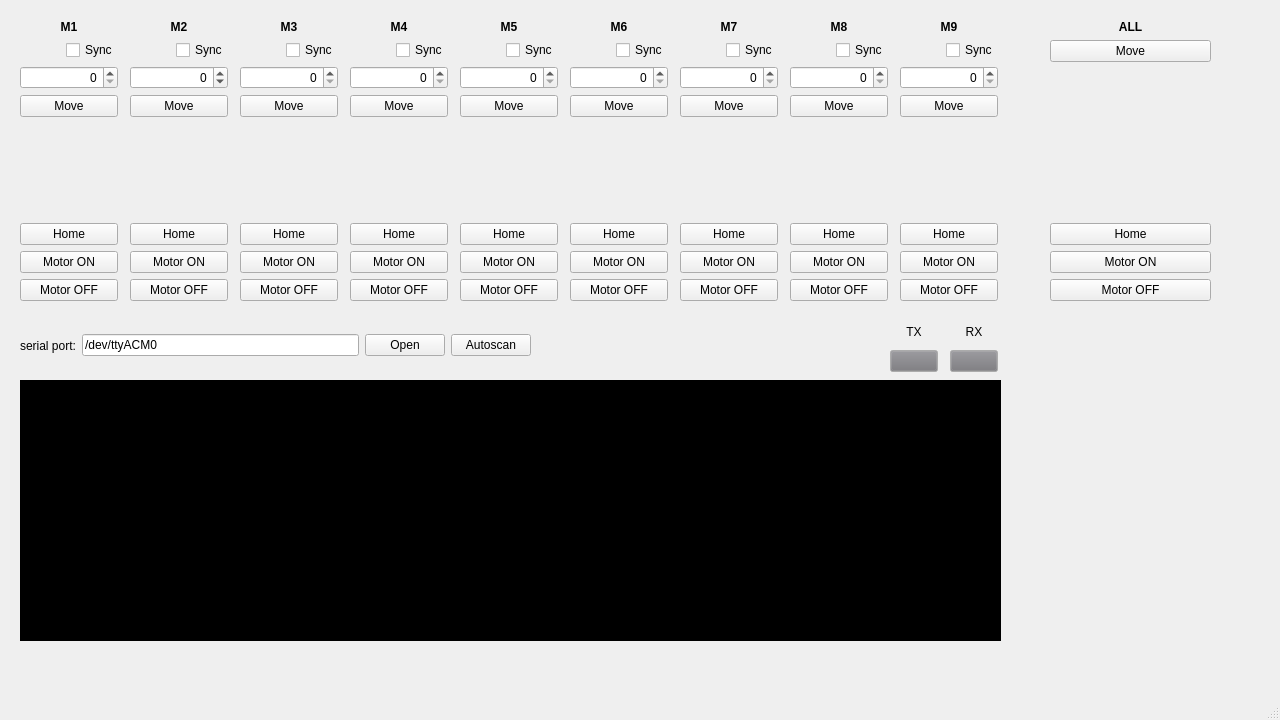
<?xml version="1.0" encoding="UTF-8"?>
<ui version="4.0">
 <class>MainWindow</class>
 <widget class="QMainWindow" name="MainWindow">
  <property name="geometry">
   <rect>
    <x>0</x>
    <y>0</y>
    <width>1280</width>
    <height>720</height>
   </rect>
  </property>
  <property name="windowTitle">
   <string>MainWindow</string>
  </property>
  <property name="autoFillBackground">
   <bool>false</bool>
  </property>
  <widget class="QWidget" name="centralwidget">
   <widget class="QWidget" name="verticalLayoutWidget">
    <property name="geometry">
     <rect>
      <x>20</x>
      <y>20</y>
      <width>98</width>
      <height>281</height>
     </rect>
    </property>
    <layout class="QVBoxLayout" name="m1Layout">
     <property name="leftMargin">
      <number>0</number>
     </property>
     <item>
      <widget class="QLabel" name="m1Label">
       <property name="enabled">
        <bool>true</bool>
       </property>
       <property name="font">
        <font>
         <bold>true</bold>
        </font>
       </property>
       <property name="frameShape">
        <enum>QFrame::Shape::NoFrame</enum>
       </property>
       <property name="text">
        <string>M1</string>
       </property>
       <property name="textFormat">
        <enum>Qt::TextFormat::AutoText</enum>
       </property>
       <property name="alignment">
        <set>Qt::AlignmentFlag::AlignCenter</set>
       </property>
      </widget>
     </item>
     <item>
      <layout class="QHBoxLayout" name="horizontalLayout">
       <item>
        <spacer name="horizontalSpacer">
         <property name="orientation">
          <enum>Qt::Orientation::Horizontal</enum>
         </property>
         <property name="sizeHint" stdset="0">
          <size>
           <width>40</width>
           <height>20</height>
          </size>
         </property>
        </spacer>
       </item>
       <item>
        <widget class="QCheckBox" name="m1Sync">
         <property name="layoutDirection">
          <enum>Qt::LayoutDirection::LeftToRight</enum>
         </property>
         <property name="text">
          <string>Sync</string>
         </property>
        </widget>
       </item>
      </layout>
     </item>
     <item>
      <widget class="QSpinBox" name="m1MoveVal">
       <property name="layoutDirection">
        <enum>Qt::LayoutDirection::LeftToRight</enum>
       </property>
       <property name="alignment">
        <set>Qt::AlignmentFlag::AlignRight|Qt::AlignmentFlag::AlignTrailing|Qt::AlignmentFlag::AlignVCenter</set>
       </property>
      </widget>
     </item>
     <item>
      <widget class="QPushButton" name="m1MoveSolo">
       <property name="text">
        <string>Move</string>
       </property>
      </widget>
     </item>
     <item>
      <spacer name="verticalSpacer">
       <property name="orientation">
        <enum>Qt::Orientation::Vertical</enum>
       </property>
       <property name="sizeHint" stdset="0">
        <size>
         <width>50</width>
         <height>25</height>
        </size>
       </property>
      </spacer>
     </item>
     <item>
      <widget class="QPushButton" name="m1Home">
       <property name="text">
        <string>Home</string>
       </property>
      </widget>
     </item>
     <item>
      <widget class="QPushButton" name="m1On">
       <property name="text">
        <string>Motor ON</string>
       </property>
      </widget>
     </item>
     <item>
      <widget class="QPushButton" name="m1Off">
       <property name="text">
        <string>Motor OFF</string>
       </property>
      </widget>
     </item>
    </layout>
   </widget>
   <widget class="QTextBrowser" name="terminal">
    <property name="geometry">
     <rect>
      <x>20</x>
      <y>380</y>
      <width>981</width>
      <height>261</height>
     </rect>
    </property>
    <property name="styleSheet">
     <string notr="true">background-color: rgb(0, 0, 0);</string>
    </property>
    <property name="frameShape">
     <enum>QFrame::Shape::Box</enum>
    </property>
    <property name="frameShadow">
     <enum>QFrame::Shadow::Plain</enum>
    </property>
    <property name="lineWidth">
     <number>4</number>
    </property>
   </widget>
   <widget class="QWidget" name="verticalLayoutWidget_2">
    <property name="geometry">
     <rect>
      <x>130</x>
      <y>20</y>
      <width>98</width>
      <height>281</height>
     </rect>
    </property>
    <layout class="QVBoxLayout" name="m2Layout">
     <property name="leftMargin">
      <number>0</number>
     </property>
     <item>
      <widget class="QLabel" name="m2Label">
       <property name="enabled">
        <bool>true</bool>
       </property>
       <property name="font">
        <font>
         <bold>true</bold>
        </font>
       </property>
       <property name="frameShape">
        <enum>QFrame::Shape::NoFrame</enum>
       </property>
       <property name="text">
        <string>M2</string>
       </property>
       <property name="textFormat">
        <enum>Qt::TextFormat::AutoText</enum>
       </property>
       <property name="alignment">
        <set>Qt::AlignmentFlag::AlignCenter</set>
       </property>
      </widget>
     </item>
     <item>
      <layout class="QHBoxLayout" name="horizontalLayout_2">
       <item>
        <spacer name="horizontalSpacer_2">
         <property name="orientation">
          <enum>Qt::Orientation::Horizontal</enum>
         </property>
         <property name="sizeHint" stdset="0">
          <size>
           <width>40</width>
           <height>20</height>
          </size>
         </property>
        </spacer>
       </item>
       <item>
        <widget class="QCheckBox" name="m2Sync">
         <property name="layoutDirection">
          <enum>Qt::LayoutDirection::LeftToRight</enum>
         </property>
         <property name="text">
          <string>Sync</string>
         </property>
        </widget>
       </item>
      </layout>
     </item>
     <item>
      <widget class="QSpinBox" name="m2MoveVal">
       <property name="layoutDirection">
        <enum>Qt::LayoutDirection::LeftToRight</enum>
       </property>
       <property name="alignment">
        <set>Qt::AlignmentFlag::AlignRight|Qt::AlignmentFlag::AlignTrailing|Qt::AlignmentFlag::AlignVCenter</set>
       </property>
       <property name="minimum">
        <number>-10000</number>
       </property>
       <property name="singleStep">
        <number>10</number>
       </property>
      </widget>
     </item>
     <item>
      <widget class="QPushButton" name="m2Move">
       <property name="text">
        <string>Move</string>
       </property>
      </widget>
     </item>
     <item>
      <spacer name="verticalSpacer_2">
       <property name="orientation">
        <enum>Qt::Orientation::Vertical</enum>
       </property>
       <property name="sizeHint" stdset="0">
        <size>
         <width>50</width>
         <height>25</height>
        </size>
       </property>
      </spacer>
     </item>
     <item>
      <widget class="QPushButton" name="m2Home">
       <property name="text">
        <string>Home</string>
       </property>
      </widget>
     </item>
     <item>
      <widget class="QPushButton" name="m2MotorOn">
       <property name="text">
        <string>Motor ON</string>
       </property>
      </widget>
     </item>
     <item>
      <widget class="QPushButton" name="m2MotorOff">
       <property name="text">
        <string>Motor OFF</string>
       </property>
      </widget>
     </item>
    </layout>
   </widget>
   <widget class="QWidget" name="verticalLayoutWidget_3">
    <property name="geometry">
     <rect>
      <x>240</x>
      <y>20</y>
      <width>98</width>
      <height>281</height>
     </rect>
    </property>
    <layout class="QVBoxLayout" name="m3Layout">
     <property name="leftMargin">
      <number>0</number>
     </property>
     <item>
      <widget class="QLabel" name="m3Label">
       <property name="enabled">
        <bool>true</bool>
       </property>
       <property name="font">
        <font>
         <bold>true</bold>
        </font>
       </property>
       <property name="frameShape">
        <enum>QFrame::Shape::NoFrame</enum>
       </property>
       <property name="text">
        <string>M3</string>
       </property>
       <property name="textFormat">
        <enum>Qt::TextFormat::AutoText</enum>
       </property>
       <property name="alignment">
        <set>Qt::AlignmentFlag::AlignCenter</set>
       </property>
      </widget>
     </item>
     <item>
      <layout class="QHBoxLayout" name="horizontalLayout_3">
       <item>
        <spacer name="horizontalSpacer_3">
         <property name="orientation">
          <enum>Qt::Orientation::Horizontal</enum>
         </property>
         <property name="sizeHint" stdset="0">
          <size>
           <width>40</width>
           <height>20</height>
          </size>
         </property>
        </spacer>
       </item>
       <item>
        <widget class="QCheckBox" name="m3Sync">
         <property name="layoutDirection">
          <enum>Qt::LayoutDirection::LeftToRight</enum>
         </property>
         <property name="text">
          <string>Sync</string>
         </property>
        </widget>
       </item>
      </layout>
     </item>
     <item>
      <widget class="QSpinBox" name="m3MoveVal">
       <property name="layoutDirection">
        <enum>Qt::LayoutDirection::LeftToRight</enum>
       </property>
       <property name="alignment">
        <set>Qt::AlignmentFlag::AlignRight|Qt::AlignmentFlag::AlignTrailing|Qt::AlignmentFlag::AlignVCenter</set>
       </property>
      </widget>
     </item>
     <item>
      <widget class="QPushButton" name="m3MoveSolo">
       <property name="text">
        <string>Move</string>
       </property>
      </widget>
     </item>
     <item>
      <spacer name="verticalSpacer_3">
       <property name="orientation">
        <enum>Qt::Orientation::Vertical</enum>
       </property>
       <property name="sizeHint" stdset="0">
        <size>
         <width>50</width>
         <height>25</height>
        </size>
       </property>
      </spacer>
     </item>
     <item>
      <widget class="QPushButton" name="m3Home_2">
       <property name="text">
        <string>Home</string>
       </property>
      </widget>
     </item>
     <item>
      <widget class="QPushButton" name="m3On">
       <property name="text">
        <string>Motor ON</string>
       </property>
      </widget>
     </item>
     <item>
      <widget class="QPushButton" name="m3Off">
       <property name="text">
        <string>Motor OFF</string>
       </property>
      </widget>
     </item>
    </layout>
   </widget>
   <widget class="QWidget" name="verticalLayoutWidget_4">
    <property name="geometry">
     <rect>
      <x>350</x>
      <y>20</y>
      <width>98</width>
      <height>281</height>
     </rect>
    </property>
    <layout class="QVBoxLayout" name="m4Layout">
     <property name="leftMargin">
      <number>0</number>
     </property>
     <item>
      <widget class="QLabel" name="m4Label">
       <property name="enabled">
        <bool>true</bool>
       </property>
       <property name="font">
        <font>
         <bold>true</bold>
        </font>
       </property>
       <property name="frameShape">
        <enum>QFrame::Shape::NoFrame</enum>
       </property>
       <property name="text">
        <string>M4</string>
       </property>
       <property name="textFormat">
        <enum>Qt::TextFormat::AutoText</enum>
       </property>
       <property name="alignment">
        <set>Qt::AlignmentFlag::AlignCenter</set>
       </property>
      </widget>
     </item>
     <item>
      <layout class="QHBoxLayout" name="horizontalLayout_4">
       <item>
        <spacer name="horizontalSpacer_4">
         <property name="orientation">
          <enum>Qt::Orientation::Horizontal</enum>
         </property>
         <property name="sizeHint" stdset="0">
          <size>
           <width>40</width>
           <height>20</height>
          </size>
         </property>
        </spacer>
       </item>
       <item>
        <widget class="QCheckBox" name="m4Sync">
         <property name="layoutDirection">
          <enum>Qt::LayoutDirection::LeftToRight</enum>
         </property>
         <property name="text">
          <string>Sync</string>
         </property>
        </widget>
       </item>
      </layout>
     </item>
     <item>
      <widget class="QSpinBox" name="m4MoveVal">
       <property name="layoutDirection">
        <enum>Qt::LayoutDirection::LeftToRight</enum>
       </property>
       <property name="alignment">
        <set>Qt::AlignmentFlag::AlignRight|Qt::AlignmentFlag::AlignTrailing|Qt::AlignmentFlag::AlignVCenter</set>
       </property>
      </widget>
     </item>
     <item>
      <widget class="QPushButton" name="m4MoveSolo">
       <property name="text">
        <string>Move</string>
       </property>
      </widget>
     </item>
     <item>
      <spacer name="verticalSpacer_4">
       <property name="orientation">
        <enum>Qt::Orientation::Vertical</enum>
       </property>
       <property name="sizeHint" stdset="0">
        <size>
         <width>50</width>
         <height>25</height>
        </size>
       </property>
      </spacer>
     </item>
     <item>
      <widget class="QPushButton" name="m4Home">
       <property name="text">
        <string>Home</string>
       </property>
      </widget>
     </item>
     <item>
      <widget class="QPushButton" name="m4On">
       <property name="text">
        <string>Motor ON</string>
       </property>
      </widget>
     </item>
     <item>
      <widget class="QPushButton" name="m4Off">
       <property name="text">
        <string>Motor OFF</string>
       </property>
      </widget>
     </item>
    </layout>
   </widget>
   <widget class="QWidget" name="verticalLayoutWidget_5">
    <property name="geometry">
     <rect>
      <x>460</x>
      <y>20</y>
      <width>98</width>
      <height>281</height>
     </rect>
    </property>
    <layout class="QVBoxLayout" name="m5Layout">
     <property name="leftMargin">
      <number>0</number>
     </property>
     <item>
      <widget class="QLabel" name="labelMotorName_5">
       <property name="enabled">
        <bool>true</bool>
       </property>
       <property name="font">
        <font>
         <bold>true</bold>
        </font>
       </property>
       <property name="frameShape">
        <enum>QFrame::Shape::NoFrame</enum>
       </property>
       <property name="text">
        <string>M5</string>
       </property>
       <property name="textFormat">
        <enum>Qt::TextFormat::AutoText</enum>
       </property>
       <property name="alignment">
        <set>Qt::AlignmentFlag::AlignCenter</set>
       </property>
      </widget>
     </item>
     <item>
      <layout class="QHBoxLayout" name="horizontalLayout_5">
       <item>
        <spacer name="horizontalSpacer_5">
         <property name="orientation">
          <enum>Qt::Orientation::Horizontal</enum>
         </property>
         <property name="sizeHint" stdset="0">
          <size>
           <width>40</width>
           <height>20</height>
          </size>
         </property>
        </spacer>
       </item>
       <item>
        <widget class="QCheckBox" name="m1_sync_6">
         <property name="layoutDirection">
          <enum>Qt::LayoutDirection::LeftToRight</enum>
         </property>
         <property name="text">
          <string>Sync</string>
         </property>
        </widget>
       </item>
      </layout>
     </item>
     <item>
      <widget class="QSpinBox" name="m1_4">
       <property name="layoutDirection">
        <enum>Qt::LayoutDirection::LeftToRight</enum>
       </property>
       <property name="alignment">
        <set>Qt::AlignmentFlag::AlignRight|Qt::AlignmentFlag::AlignTrailing|Qt::AlignmentFlag::AlignVCenter</set>
       </property>
      </widget>
     </item>
     <item>
      <widget class="QPushButton" name="m1_move_solo_5">
       <property name="text">
        <string>Move</string>
       </property>
      </widget>
     </item>
     <item>
      <spacer name="verticalSpacer_5">
       <property name="orientation">
        <enum>Qt::Orientation::Vertical</enum>
       </property>
       <property name="sizeHint" stdset="0">
        <size>
         <width>50</width>
         <height>25</height>
        </size>
       </property>
      </spacer>
     </item>
     <item>
      <widget class="QPushButton" name="m1_home_5">
       <property name="text">
        <string>Home</string>
       </property>
      </widget>
     </item>
     <item>
      <widget class="QPushButton" name="m1_on_motor_5">
       <property name="text">
        <string>Motor ON</string>
       </property>
      </widget>
     </item>
     <item>
      <widget class="QPushButton" name="m1_off_motor_5">
       <property name="text">
        <string>Motor OFF</string>
       </property>
      </widget>
     </item>
    </layout>
   </widget>
   <widget class="QWidget" name="verticalLayoutWidget_6">
    <property name="geometry">
     <rect>
      <x>680</x>
      <y>20</y>
      <width>98</width>
      <height>281</height>
     </rect>
    </property>
    <layout class="QVBoxLayout" name="m7Layout">
     <property name="leftMargin">
      <number>0</number>
     </property>
     <item>
      <widget class="QLabel" name="m7Label">
       <property name="enabled">
        <bool>true</bool>
       </property>
       <property name="font">
        <font>
         <bold>true</bold>
        </font>
       </property>
       <property name="frameShape">
        <enum>QFrame::Shape::NoFrame</enum>
       </property>
       <property name="text">
        <string>M7</string>
       </property>
       <property name="textFormat">
        <enum>Qt::TextFormat::AutoText</enum>
       </property>
       <property name="alignment">
        <set>Qt::AlignmentFlag::AlignCenter</set>
       </property>
      </widget>
     </item>
     <item>
      <layout class="QHBoxLayout" name="horizontalLayout_6">
       <item>
        <spacer name="horizontalSpacer_6">
         <property name="orientation">
          <enum>Qt::Orientation::Horizontal</enum>
         </property>
         <property name="sizeHint" stdset="0">
          <size>
           <width>40</width>
           <height>20</height>
          </size>
         </property>
        </spacer>
       </item>
       <item>
        <widget class="QCheckBox" name="m7Sync">
         <property name="layoutDirection">
          <enum>Qt::LayoutDirection::LeftToRight</enum>
         </property>
         <property name="text">
          <string>Sync</string>
         </property>
        </widget>
       </item>
      </layout>
     </item>
     <item>
      <widget class="QSpinBox" name="m7MoveVal">
       <property name="layoutDirection">
        <enum>Qt::LayoutDirection::LeftToRight</enum>
       </property>
       <property name="alignment">
        <set>Qt::AlignmentFlag::AlignRight|Qt::AlignmentFlag::AlignTrailing|Qt::AlignmentFlag::AlignVCenter</set>
       </property>
      </widget>
     </item>
     <item>
      <widget class="QPushButton" name="m7Move">
       <property name="text">
        <string>Move</string>
       </property>
      </widget>
     </item>
     <item>
      <spacer name="verticalSpacer_6">
       <property name="orientation">
        <enum>Qt::Orientation::Vertical</enum>
       </property>
       <property name="sizeHint" stdset="0">
        <size>
         <width>50</width>
         <height>25</height>
        </size>
       </property>
      </spacer>
     </item>
     <item>
      <widget class="QPushButton" name="m7Home">
       <property name="text">
        <string>Home</string>
       </property>
      </widget>
     </item>
     <item>
      <widget class="QPushButton" name="m7On">
       <property name="text">
        <string>Motor ON</string>
       </property>
      </widget>
     </item>
     <item>
      <widget class="QPushButton" name="m7Off">
       <property name="text">
        <string>Motor OFF</string>
       </property>
      </widget>
     </item>
    </layout>
   </widget>
   <widget class="QWidget" name="verticalLayoutWidget_7">
    <property name="geometry">
     <rect>
      <x>570</x>
      <y>20</y>
      <width>98</width>
      <height>281</height>
     </rect>
    </property>
    <layout class="QVBoxLayout" name="m6Layout">
     <property name="leftMargin">
      <number>0</number>
     </property>
     <item>
      <widget class="QLabel" name="m6Label">
       <property name="enabled">
        <bool>true</bool>
       </property>
       <property name="font">
        <font>
         <bold>true</bold>
        </font>
       </property>
       <property name="frameShape">
        <enum>QFrame::Shape::NoFrame</enum>
       </property>
       <property name="text">
        <string>M6</string>
       </property>
       <property name="textFormat">
        <enum>Qt::TextFormat::AutoText</enum>
       </property>
       <property name="alignment">
        <set>Qt::AlignmentFlag::AlignCenter</set>
       </property>
      </widget>
     </item>
     <item>
      <layout class="QHBoxLayout" name="horizontalLayout_7">
       <item>
        <spacer name="horizontalSpacer_7">
         <property name="orientation">
          <enum>Qt::Orientation::Horizontal</enum>
         </property>
         <property name="sizeHint" stdset="0">
          <size>
           <width>40</width>
           <height>20</height>
          </size>
         </property>
        </spacer>
       </item>
       <item>
        <widget class="QCheckBox" name="m6Sync">
         <property name="layoutDirection">
          <enum>Qt::LayoutDirection::LeftToRight</enum>
         </property>
         <property name="text">
          <string>Sync</string>
         </property>
        </widget>
       </item>
      </layout>
     </item>
     <item>
      <widget class="QSpinBox" name="m6MoveVal">
       <property name="layoutDirection">
        <enum>Qt::LayoutDirection::LeftToRight</enum>
       </property>
       <property name="alignment">
        <set>Qt::AlignmentFlag::AlignRight|Qt::AlignmentFlag::AlignTrailing|Qt::AlignmentFlag::AlignVCenter</set>
       </property>
      </widget>
     </item>
     <item>
      <widget class="QPushButton" name="m6MoveSolo">
       <property name="text">
        <string>Move</string>
       </property>
      </widget>
     </item>
     <item>
      <spacer name="verticalSpacer_7">
       <property name="orientation">
        <enum>Qt::Orientation::Vertical</enum>
       </property>
       <property name="sizeHint" stdset="0">
        <size>
         <width>50</width>
         <height>25</height>
        </size>
       </property>
      </spacer>
     </item>
     <item>
      <widget class="QPushButton" name="m6Home">
       <property name="text">
        <string>Home</string>
       </property>
      </widget>
     </item>
     <item>
      <widget class="QPushButton" name="m6On">
       <property name="text">
        <string>Motor ON</string>
       </property>
      </widget>
     </item>
     <item>
      <widget class="QPushButton" name="m6Off">
       <property name="text">
        <string>Motor OFF</string>
       </property>
      </widget>
     </item>
    </layout>
   </widget>
   <widget class="QWidget" name="verticalLayoutWidget_8">
    <property name="geometry">
     <rect>
      <x>790</x>
      <y>20</y>
      <width>98</width>
      <height>281</height>
     </rect>
    </property>
    <layout class="QVBoxLayout" name="m8Layout">
     <property name="leftMargin">
      <number>0</number>
     </property>
     <item>
      <widget class="QLabel" name="m8Label">
       <property name="enabled">
        <bool>true</bool>
       </property>
       <property name="font">
        <font>
         <bold>true</bold>
        </font>
       </property>
       <property name="frameShape">
        <enum>QFrame::Shape::NoFrame</enum>
       </property>
       <property name="text">
        <string>M8</string>
       </property>
       <property name="textFormat">
        <enum>Qt::TextFormat::AutoText</enum>
       </property>
       <property name="alignment">
        <set>Qt::AlignmentFlag::AlignCenter</set>
       </property>
      </widget>
     </item>
     <item>
      <layout class="QHBoxLayout" name="horizontalLayout_8">
       <item>
        <spacer name="horizontalSpacer_8">
         <property name="orientation">
          <enum>Qt::Orientation::Horizontal</enum>
         </property>
         <property name="sizeHint" stdset="0">
          <size>
           <width>40</width>
           <height>20</height>
          </size>
         </property>
        </spacer>
       </item>
       <item>
        <widget class="QCheckBox" name="m8Sync">
         <property name="layoutDirection">
          <enum>Qt::LayoutDirection::LeftToRight</enum>
         </property>
         <property name="text">
          <string>Sync</string>
         </property>
        </widget>
       </item>
      </layout>
     </item>
     <item>
      <widget class="QSpinBox" name="m8MoveVal">
       <property name="layoutDirection">
        <enum>Qt::LayoutDirection::LeftToRight</enum>
       </property>
       <property name="alignment">
        <set>Qt::AlignmentFlag::AlignRight|Qt::AlignmentFlag::AlignTrailing|Qt::AlignmentFlag::AlignVCenter</set>
       </property>
      </widget>
     </item>
     <item>
      <widget class="QPushButton" name="m8MoveSolo">
       <property name="text">
        <string>Move</string>
       </property>
      </widget>
     </item>
     <item>
      <spacer name="verticalSpacer_8">
       <property name="orientation">
        <enum>Qt::Orientation::Vertical</enum>
       </property>
       <property name="sizeHint" stdset="0">
        <size>
         <width>50</width>
         <height>25</height>
        </size>
       </property>
      </spacer>
     </item>
     <item>
      <widget class="QPushButton" name="m8Home">
       <property name="text">
        <string>Home</string>
       </property>
      </widget>
     </item>
     <item>
      <widget class="QPushButton" name="m8On">
       <property name="text">
        <string>Motor ON</string>
       </property>
      </widget>
     </item>
     <item>
      <widget class="QPushButton" name="m8Off">
       <property name="text">
        <string>Motor OFF</string>
       </property>
      </widget>
     </item>
    </layout>
   </widget>
   <widget class="QWidget" name="verticalLayoutWidget_9">
    <property name="geometry">
     <rect>
      <x>900</x>
      <y>20</y>
      <width>98</width>
      <height>281</height>
     </rect>
    </property>
    <layout class="QVBoxLayout" name="m9Layout">
     <property name="leftMargin">
      <number>0</number>
     </property>
     <item>
      <widget class="QLabel" name="m9Label">
       <property name="enabled">
        <bool>true</bool>
       </property>
       <property name="font">
        <font>
         <bold>true</bold>
        </font>
       </property>
       <property name="frameShape">
        <enum>QFrame::Shape::NoFrame</enum>
       </property>
       <property name="text">
        <string>M9</string>
       </property>
       <property name="textFormat">
        <enum>Qt::TextFormat::AutoText</enum>
       </property>
       <property name="alignment">
        <set>Qt::AlignmentFlag::AlignCenter</set>
       </property>
      </widget>
     </item>
     <item>
      <layout class="QHBoxLayout" name="horizontalLayout_9">
       <item>
        <spacer name="horizontalSpacer_9">
         <property name="orientation">
          <enum>Qt::Orientation::Horizontal</enum>
         </property>
         <property name="sizeHint" stdset="0">
          <size>
           <width>40</width>
           <height>20</height>
          </size>
         </property>
        </spacer>
       </item>
       <item>
        <widget class="QCheckBox" name="m9Sync">
         <property name="layoutDirection">
          <enum>Qt::LayoutDirection::LeftToRight</enum>
         </property>
         <property name="text">
          <string>Sync</string>
         </property>
        </widget>
       </item>
      </layout>
     </item>
     <item>
      <widget class="QSpinBox" name="m9MoveVal">
       <property name="layoutDirection">
        <enum>Qt::LayoutDirection::LeftToRight</enum>
       </property>
       <property name="alignment">
        <set>Qt::AlignmentFlag::AlignRight|Qt::AlignmentFlag::AlignTrailing|Qt::AlignmentFlag::AlignVCenter</set>
       </property>
      </widget>
     </item>
     <item>
      <widget class="QPushButton" name="m9MoveSolo">
       <property name="text">
        <string>Move</string>
       </property>
      </widget>
     </item>
     <item>
      <spacer name="verticalSpacer_9">
       <property name="orientation">
        <enum>Qt::Orientation::Vertical</enum>
       </property>
       <property name="sizeHint" stdset="0">
        <size>
         <width>50</width>
         <height>25</height>
        </size>
       </property>
      </spacer>
     </item>
     <item>
      <widget class="QPushButton" name="m9Home">
       <property name="text">
        <string>Home</string>
       </property>
      </widget>
     </item>
     <item>
      <widget class="QPushButton" name="m9On">
       <property name="text">
        <string>Motor ON</string>
       </property>
      </widget>
     </item>
     <item>
      <widget class="QPushButton" name="m9Off">
       <property name="text">
        <string>Motor OFF</string>
       </property>
      </widget>
     </item>
    </layout>
   </widget>
   <widget class="QWidget" name="verticalLayoutWidget_10">
    <property name="geometry">
     <rect>
      <x>1050</x>
      <y>20</y>
      <width>161</width>
      <height>281</height>
     </rect>
    </property>
    <layout class="QVBoxLayout" name="mAllLayout">
     <property name="leftMargin">
      <number>0</number>
     </property>
     <item>
      <widget class="QLabel" name="mAllLabel">
       <property name="enabled">
        <bool>true</bool>
       </property>
       <property name="font">
        <font>
         <bold>true</bold>
        </font>
       </property>
       <property name="frameShape">
        <enum>QFrame::Shape::NoFrame</enum>
       </property>
       <property name="text">
        <string>ALL</string>
       </property>
       <property name="textFormat">
        <enum>Qt::TextFormat::AutoText</enum>
       </property>
       <property name="alignment">
        <set>Qt::AlignmentFlag::AlignCenter</set>
       </property>
      </widget>
     </item>
     <item>
      <widget class="QPushButton" name="mAllMove">
       <property name="text">
        <string>Move</string>
       </property>
      </widget>
     </item>
     <item>
      <spacer name="verticalSpacer_10">
       <property name="orientation">
        <enum>Qt::Orientation::Vertical</enum>
       </property>
       <property name="sizeType">
        <enum>QSizePolicy::Policy::Expanding</enum>
       </property>
       <property name="sizeHint" stdset="0">
        <size>
         <width>50</width>
         <height>10</height>
        </size>
       </property>
      </spacer>
     </item>
     <item>
      <widget class="QPushButton" name="mAllHome">
       <property name="text">
        <string>Home</string>
       </property>
      </widget>
     </item>
     <item>
      <widget class="QPushButton" name="mAllOn">
       <property name="text">
        <string>Motor ON</string>
       </property>
      </widget>
     </item>
     <item>
      <widget class="QPushButton" name="mAllOff">
       <property name="text">
        <string>Motor OFF</string>
       </property>
      </widget>
     </item>
    </layout>
   </widget>
   <widget class="QWidget" name="verticalLayoutWidget_11">
    <property name="geometry">
     <rect>
      <x>890</x>
      <y>320</y>
      <width>48</width>
      <height>52</height>
     </rect>
    </property>
    <layout class="QVBoxLayout" name="txLayout">
     <item>
      <widget class="QLabel" name="txLabel">
       <property name="text">
        <string>TX</string>
       </property>
       <property name="alignment">
        <set>Qt::AlignmentFlag::AlignCenter</set>
       </property>
      </widget>
     </item>
     <item>
      <widget class="QPushButton" name="txIndicator">
       <property name="palette">
        <palette>
         <active>
          <colorrole role="Button">
           <brush brushstyle="SolidPattern">
            <color alpha="255">
             <red>119</red>
             <green>118</green>
             <blue>123</blue>
            </color>
           </brush>
          </colorrole>
         </active>
         <inactive>
          <colorrole role="Button">
           <brush brushstyle="SolidPattern">
            <color alpha="255">
             <red>119</red>
             <green>118</green>
             <blue>123</blue>
            </color>
           </brush>
          </colorrole>
         </inactive>
         <disabled>
          <colorrole role="Button">
           <brush brushstyle="SolidPattern">
            <color alpha="255">
             <red>119</red>
             <green>118</green>
             <blue>123</blue>
            </color>
           </brush>
          </colorrole>
         </disabled>
        </palette>
       </property>
       <property name="text">
        <string/>
       </property>
       <property name="flat">
        <bool>false</bool>
       </property>
      </widget>
     </item>
    </layout>
   </widget>
   <widget class="QWidget" name="verticalLayoutWidget_12">
    <property name="geometry">
     <rect>
      <x>950</x>
      <y>320</y>
      <width>48</width>
      <height>52</height>
     </rect>
    </property>
    <layout class="QVBoxLayout" name="rxLayout">
     <item>
      <widget class="QLabel" name="rxLabel">
       <property name="text">
        <string>RX</string>
       </property>
       <property name="alignment">
        <set>Qt::AlignmentFlag::AlignCenter</set>
       </property>
      </widget>
     </item>
     <item>
      <widget class="QPushButton" name="rxIndicator">
       <property name="palette">
        <palette>
         <active>
          <colorrole role="Button">
           <brush brushstyle="SolidPattern">
            <color alpha="255">
             <red>119</red>
             <green>118</green>
             <blue>123</blue>
            </color>
           </brush>
          </colorrole>
         </active>
         <inactive>
          <colorrole role="Button">
           <brush brushstyle="SolidPattern">
            <color alpha="255">
             <red>119</red>
             <green>118</green>
             <blue>123</blue>
            </color>
           </brush>
          </colorrole>
         </inactive>
         <disabled>
          <colorrole role="Button">
           <brush brushstyle="SolidPattern">
            <color alpha="255">
             <red>119</red>
             <green>118</green>
             <blue>123</blue>
            </color>
           </brush>
          </colorrole>
         </disabled>
        </palette>
       </property>
       <property name="text">
        <string/>
       </property>
       <property name="flat">
        <bool>false</bool>
       </property>
      </widget>
     </item>
    </layout>
   </widget>
   <widget class="QWidget" name="horizontalLayoutWidget">
    <property name="geometry">
     <rect>
      <x>20</x>
      <y>320</y>
      <width>511</width>
      <height>51</height>
     </rect>
    </property>
    <layout class="QHBoxLayout" name="serialLayout">
     <item>
      <widget class="QLabel" name="label">
       <property name="text">
        <string>serial port:</string>
       </property>
      </widget>
     </item>
     <item>
      <widget class="QLineEdit" name="serialAddr">
       <property name="text">
        <string>/dev/ttyACM0</string>
       </property>
      </widget>
     </item>
     <item>
      <widget class="QPushButton" name="openSerial">
       <property name="text">
        <string>Open</string>
       </property>
      </widget>
     </item>
     <item>
      <widget class="QPushButton" name="autoscanSerial">
       <property name="text">
        <string>Autoscan</string>
       </property>
      </widget>
     </item>
    </layout>
   </widget>
  </widget>
  <widget class="QMenuBar" name="menubar">
   <property name="geometry">
    <rect>
     <x>0</x>
     <y>0</y>
     <width>1280</width>
     <height>23</height>
    </rect>
   </property>
  </widget>
  <widget class="QStatusBar" name="statusbar"/>
 </widget>
 <resources/>
 <connections/>
</ui>
